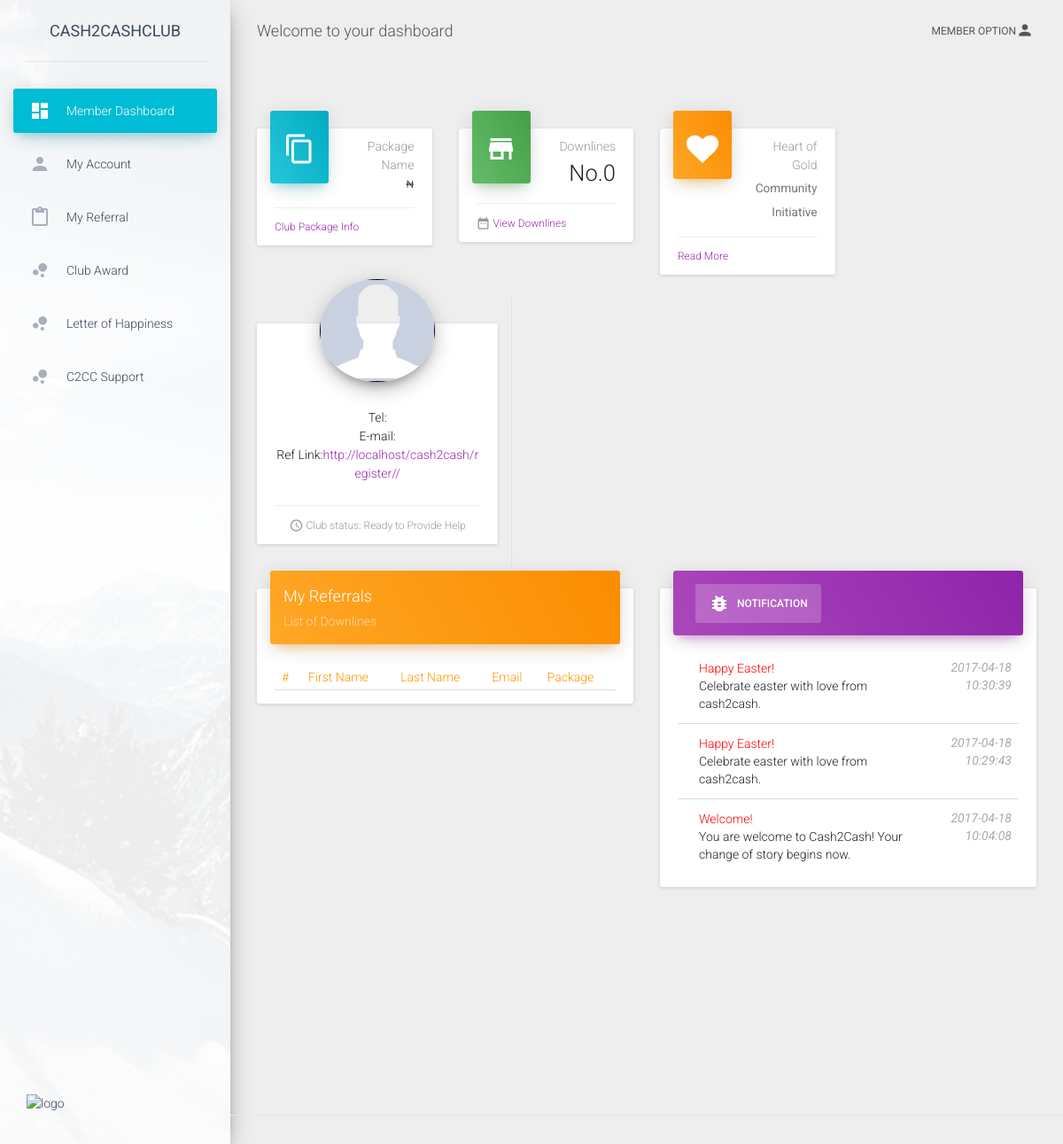
Page /index.php/cash2cash on the committed database.
### tables this page shows
CREATE TABLE IF NOT EXISTS `notifications` (
  `notification_id` int(11) NOT NULL AUTO_INCREMENT,
  `notification_topic` varchar(255) NOT NULL,
  `notification_content` text NOT NULL,
  `notification_datetime` timestamp NOT NULL DEFAULT CURRENT_TIMESTAMP,
  PRIMARY KEY (`notification_id`)
);

### application/controllers/Cash2cash.php (called while the page is built, shortened)
<?php
class Cash2cash extends CI_Controller {
	public function __construct()
	{
		$this->session->has_userdata('user_id');
	}
	public function index(){
		$data['page_title'] = ucfirst('Cash2Cash Home');
		$data['userid'] = $this->session->user_id;
		$data['username'] = $this->session->username;
		$data['firstname']= $this->session->first_name;
		$data['lastname'] = $this->session->last_name;
		$data['passport'] = $this->session->passport;
		$data['phone'] = $this->session->phone_number;
		$data['email'] = $this->session->email;
		$data['status'] = $this->session->status;
		$data['package'] = ucfirst($this->session->package);
		$data['mergeid'] = $this->session->current_merge_id;
		$data['nextcycle'] = $this->session->next_merge;
		$data['recycletime'] = $this->session->recycle_time;
		$data['isblocked'] = $this->session->account_blocked;
		$data['myref'] = $this->session->user_id."/".$this->session->myref;
		$data['downlines'] = $this->Cash2cash_model->getDownlines($this->session->email);
		$data['downlines_number'] = $this->Cash2cash_model->getNumberOfDownlines($this->session->email);
		$data['upackages'] = $this->Cash2cash_model->getUpgradePackages($this->session->package);
		$data['get_in_full'] = $this->Cash2cash_model->getInFull($this->session->email);
		$data['notifications'] = $this->Cash2cash_model->getNotifications();
		$data['nextcycle'] = (!empty($data['nextcycle']))?$data['nextcycle']:strtotime('now');
		$data['recycletime'] = (!empty($data['recycletime']))?$data['recycletime']:strtotime('now');
		if($this->form_validation->run() == FALSE)
		{
			$this->load->view('header_view',$data);
			$this->load->view('cash2cash_view');
			$this->load->view('footer_view');
		}else{
			$this->load->view('header',$data);
			$this->load->view('cash2cash_view');
			$this->load->view('footer_view');
		}
	}
}

### index.php (called while the page is built, shortened)
<?php
require_once BASEPATH.'core/CodeIgniter.php';

### application/models/Cash2cash_model.php (called while the page is built, shortened)
<?php
class Cash2cash_model extends CI_Model{
	function getInFull($username){
		$this->db->select("user_id,
		(SELECT bank_name FROM banks WHERE bank_short=u.bank_name) AS bank_name,
		(SELECT package_price FROM packages WHERE package_name=u.package) AS package_price,
        (SELECT location_description FROM location WHERE location_value=u.location) AS location
		FROM users AS u WHERE email='".$username."'");
		$query = $this->db->get();
		return $query->result_array();
	}
	function getDownlines($username){
		$this->db->order_by('user_id','DESC');
		$this->db->from('users');
		$this->db->where('referral', $username);
		$query = $this->db->get();
		return $query->result_array();
	}
	function getNumberOfDownlines($username){
		$this->db->from('users');
		$this->db->where('referral', $username);
		$query = $this->db->get();
		return $query->num_rows();
	}
	function getNotifications(){
		$this->db->limit(3);
		$this->db->order_by('notification_id','DESC');
		$this->db->from('notifications');
		$query = $this->db->get();
		return $query->result_array();
	}
	function getUpgradePackages($package){
		$package_id = "(SELECT package_id FROM packages WHERE package_name='$package')";
		$this->db->from('packages');
		$this->db->where('package_id > '.$package_id);
		$query = $this->db->get();
		return $query->result_array();
	}
}

### application/views/cash2cash_view.php (the view, shortened to what this page needs)
<div class="content">
				<div class="container-fluid">
					<div class="row">
						<div class="col-lg-3 col-md-6 col-sm-6">
							<div class="card card-stats">
								<div class="card-header" data-background-color="blue">
									<i class="material-icons">content_copy</i>
								</div>
								<div class="card-content">
									<p class="category">Package Name</p>
									<h3 class="title"><small><?=$package?></small></h3><small>&#8358;<?=$get_in_full[0]['package_price']?></small>
								</div>
								<div class="card-footer">
									<div class="stats">
										<a href="<?php echo base_url();?>plans">Club Package Info</a>
									</div>
								</div>
							</div>
						</div>
						<div class="col-lg-3 col-md-6 col-sm-6">
							<div class="card card-stats">
								<div class="card-header" data-background-color="green">
									<i class="material-icons">store</i>
								</div>
								<div class="card-content">
									<p class="category">Downlines</p>
									<h3 class="title">No.<?=$downlines_number?></h3>
								</div>
								<div class="card-footer">
									<div class="stats">
										<i class="material-icons">date_range</i>
										<a href="<?php echo base_url();?>downlines">View Downlines</a>
									</div>
								</div>
							</div>
						</div>
						<div class="col-lg-3 col-md-6 col-sm-6">
							<div class="card card-stats">
								<div class="card-header" data-background-color="orange">
									<i class="fa fa-heart"></i>
								</div>
								<div class="card-content">
									<p class="category">Heart of Gold</p>
									<h4 class="title"><small>Community Initiative</small></h4>
								</div>
								<div class="card-footer">
									<div class="stats">
										<a href="<?php echo base_url();?>heart">Read More</a>
									</div>
								</div>
							</div>
						</div>
					</div>
					<div class="row">
						<div class="col-md-4" style="display: block;word-break: break-all;border-right: #e4e0e0 solid 1px;">
							<div class="card card-profile">
    							<div class="card-avatar">
    								<a href="#pablo">
    									<img class="img-responsive avatar-view" style="border:1px solid #000" src="<?php echo base_url();?>assets/photos/<?php echo ($passport==null)?'profile_img.png':$passport;?>" alt="Avatar" width="180px" height="180px" title="<?=$passport?>">
    								</a>
    							</div>
    							<div class="content">
    								<p class="card-content">Tel:<?=$phone?> <br/>
															E-mail:<?=$email?><br/>
															Ref Link:<a href="<?=base_url().'register/'.$myref?>" target="_blank"><?=base_url().'register/'.$myref?></a>
									</p>
									<?php
										switch($status){
											case 0 : $status = "Ready to Provide Help";break;
										}
									?>
									<div class="card-footer">
									<div class="stats">
										<i class="material-icons">access_time</i> Club status: <?php echo $status; ?>
									</div>
								</div>
    							</div>
    						</div>
						</div>
					</div>
					<div class="row">
					<div class="col-lg-6 col-md-12">
							<div class="card">
	                            <div class="card-header" data-background-color="orange">
	                                <h4 class="title">My Referrals</h4>
	                                <p class="category">List of Downlines</p>
	                            </div>
	                            <div class="card-content table-responsive">
	                                <table class="table table-hover">
	                                    <thead class="text-warning">
	                                        <th>#</th>
	                                    	<th>First Name</th>
	                                    	<th>Last Name</th>
	                                    	<th>Email</th>
											<th>Package</th>
	                                    </thead>
	                                </table>
	                            </div>
	                        </div>
						</div>
						<div class="col-lg-6 col-md-12">
							<div class="card card-nav-tabs">
								<div class="card-header" data-background-color="purple">
									<div class="nav-tabs-navigation">
										<div class="nav-tabs-wrapper">
											<span class="nav-tabs-title"></span>
											<ul class="nav nav-tabs" data-tabs="tabs">
												<li class="active">
													<a href="#profile" data-toggle="tab">
														<i class="material-icons">bug_report</i>
														Notification
													<div class="ripple-container"></div></a>
												</li>
											</ul>
										</div>
									</div>
								</div>
								<div class="card-content">
									<div class="tab-content">
										<div class="tab-pane active" id="profile">
											<table class="table">
												<tbody>
												<?php foreach($notifications as $notification){?>
													<tr>
														<td>
														</td>
														<td><span style="color:red;"><?=$notification['notification_topic']?></span></b><br><?=$notification['notification_content']?></td>
														<td class="td-actions text-right">
															<label><em><?=$notification['notification_datetime']?></em></label>
														</td>
													</tr>
													<?php } ?>
												</tbody>
											</table>
										</div>
									</div>
								</div>
							</div>
						</div>
					</div>
				</div>
			</div>

### application/views/header_view.php (shortened to what this page needs)
<!doctype html>
<html lang="en">
<head>
    <link href="<?php echo base_url();?>assets/css/bootstrap.min.css" rel="stylesheet">
    <link href="<?php echo base_url();?>assets/css/material-dashboard.css" rel="stylesheet"/>
    <link href="<?php echo base_url();?>assets/css/demo.css" rel="stylesheet" />
    <link href="http://maxcdn.bootstrapcdn.com/font-awesome/latest/css/font-awesome.min.css" rel="stylesheet">
</head>
<body>
	<div class="wrapper">
	    <div class="sidebar" data-color="blue" data-image="<?php echo base_url();?>assets/img/sidebar-1.jpg">
			<div class="logo">
				<a href="<?php echo base_url();?>cash2cash" class="simple-text">
					Cash2CashClub
				</a>
			</div>
	    	<div class="sidebar-wrapper">
	            <ul class="nav">
	                <li class="active">
	                    <a href="<?php echo base_url();?>cash2cash">
	                        <i class="material-icons">dashboard</i>
	                        <p>Member Dashboard</p>
	                    </a>
	                </li>
	                <li>
	                    <a href="<?php echo base_url();?>profile">
	                        <i class="material-icons">person</i>
	                        <p>My Account</p>
	                    </a>
	                </li>
	                <li>
	                    <a href="<?php echo base_url();?>downlines">
	                        <i class="material-icons">content_paste</i>
	                        <p>My Referral</p>
	                    </a>
	                </li>
					<li>
	                    <a href="<?php echo base_url();?>award">
	                        <i class="material-icons">bubble_chart</i>
	                        <p>Club Award</p>
	                    </a>
	                </li>
	                <li>
	                    <a href="<?php echo base_url();?>loh">
	                        <i class="material-icons">bubble_chart</i>
	                        <p>Letter of Happiness</p>
	                    </a>
	                </li>
	                <li>
	                    <a href="http://cash2cashclub.com/support">
	                        <i class="material-icons">bubble_chart</i>
	                        <p>C2CC Support</p>
	                    </a>
	                </li>
					<li class="active-pro">
	                    <a href="upgrade.html">
			<img src="http://cash2cashclub.com/images/logo.png" class="img-responsive" alt="logo">
	                    </a>
	                </li>
	            </ul>
	    	</div>
	    </div>
	    <div class="main-panel">
			<nav class="navbar navbar-transparent navbar-absolute">
				<div class="container-fluid">
					<div class="navbar-header">
						<a class="navbar-brand" href="#">Welcome <?=$firstname?> <?=$lastname?> to your dashboard </a>
					</div>
					<div class="collapse navbar-collapse">
						<ul class="nav navbar-nav navbar-right">
							<li class="dropdown">
								<a href="#" class="dropdown-toggle" data-toggle="dropdown">
									Member Option<i class="material-icons">person</i>
								</a>
							</li>
						</ul>
					</div>
				</div>
			</nav>

### application/views/footer_view.php (shortened to what this page needs)
<footer class="footer">
				<div class="container-fluid">
					<p class="copyright pull-right">
					</p>
				</div>
			</footer>
		</div>
	</div>
</body>
</html>

### assets/css/demo.css (style rules this page uses)
.sidebar .nav > li.active-pro { position: absolute; width: 100%; bottom: 10px; }

### rows in the picture
notifications: notification_topic "Happy Easter!", notification_content "Celebrate easter with love from cash2cash.", notification_datetime "2017-04-18 10:30:39"
notifications: notification_topic "Happy Easter!", notification_content "Celebrate easter with love from cash2cash.", notification_datetime "2017-04-18 10:29:43"
notifications: notification_topic "Welcome!", notification_content "You are welcome to Cash2Cash! Your change of story begins now.", notification_datetime "2017-04-18 10:04:08"

### other values in the picture
$downlines_number "0"
base_url() "http://localhost/cash2cash/"
$myref "/"
$status "Ready to Provide Help"
